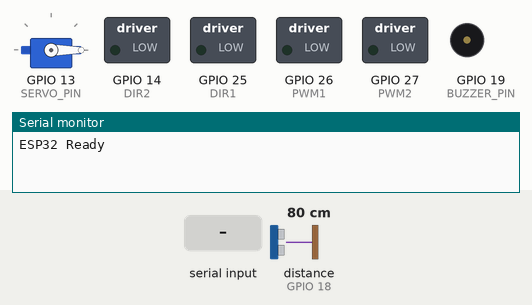
Recording of a sketch running on a simulated ESP32. Parts: servo, switched loads named in the sketch (green lamp = pin HIGH), buzzer (waves = sounding, pin HIGH), the last lines printed to the serial monitor. Wiring (inferred from the names in the program): ultrasonic range finder: trigger GPIO 5; echo GPIO 18; servo: signal GPIO 13. Inputs (shaded band) come from the test bench; at power-on: distance to the obstacle (sensor on GPIO 18) 80 cm. The echo pulse lasts 58.3 µs per cm; servo pulses on a pin are drawn as a servo (544–2400 µs = 0–180°); pins used as bus, display or sensor lines are not drawn.

Above: at 1.8 s.
1.9 s: distance to the obstacle (sensor on GPIO 18) set to 19 cm
3.4 s: distance to the obstacle (sensor on GPIO 18) set to 15 cm
At 3.66 s:
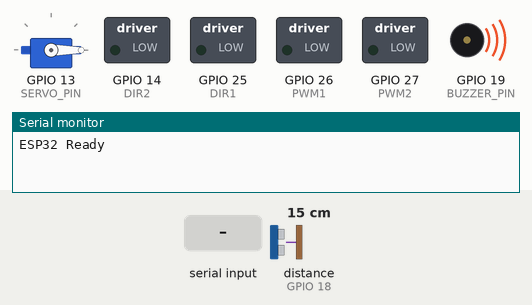
6.4 s: "B\n" received over Serial
At 6.73 s:
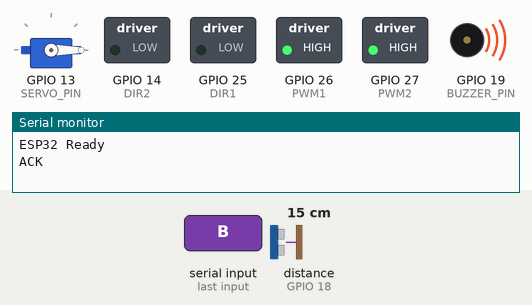
9.4 s: "L\n" received over the second serial link
At 9.6 s:
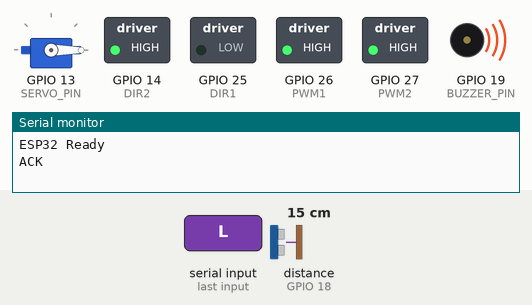
12.4 s: "F\n" received over Serial
At 12.66 s:
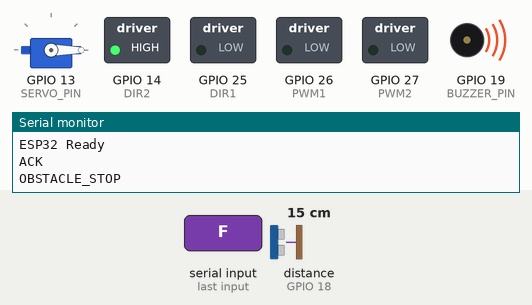
15.4 s: "T:90\n" received over the second serial link
At 15.8 s:
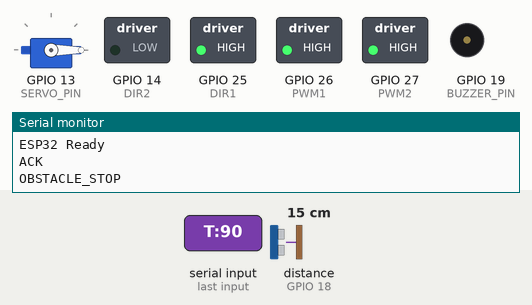
Timing chart, 0 to 19.4 s (numbered marks = the images above; inputs shaded):
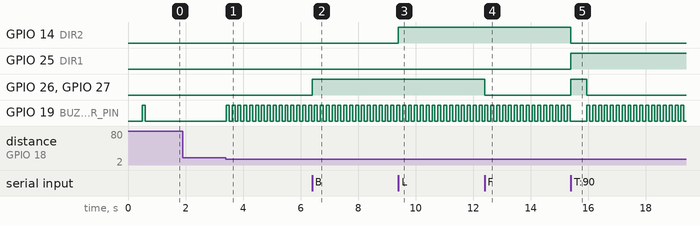

Measured:
- the behaviour switches between 17 and 16 cm on distance to the obstacle (sensor on GPIO 18) (found by bisection; images 0 and 1)
- after the input at 1.9 s, every drawn part: stays the same
- after the input at 3.4 s, GPIO 19 (BUZZER_PIN): alternates HIGH for 0.10 s and LOW for 0.10 s, starting at once
- after the input at 6.4 s, GPIO 26 (PWM1), GPIO 27 (PWM2): LOW → HIGH at once
- after the input at 9.4 s, GPIO 14 (DIR2): LOW → HIGH at once
- after the input at 12.4 s, GPIO 26 (PWM1), GPIO 27 (PWM2): HIGH → LOW at once
- after the input at 15.4 s, GPIO 14 (DIR2): HIGH → LOW at once; GPIO 25 (DIR1): LOW → HIGH at once; GPIO 26 (PWM1), GPIO 27 (PWM2): LOW → HIGH at once, → LOW 0.55 s later

The sketch:

bot_esp32.ino
```cpp
#include <Arduino.h>

// --- 1. PIN DEFINITIONS ---
#define RXD2 16
#define TXD2 17

#define DIR1 25 // Left Motor Direction
#define PWM1 26 // Left Motor ON/OFF
#define PWM2 27 // Right Motor ON/OFF
#define DIR2 14 // Right Motor Direction

#define TRIG_PIN 5
#define ECHO_PIN 18

#define SERVO_PIN 13
#define BUZZER_PIN 19

// --- 2. STATE & TUNING VARIABLES ---
bool wantToMoveForward = false;
bool isPausedByObstacle = false;
const int SAFE_DISTANCE_CM = 15;
int msPer90Deg = 550;     // Tune this for 90-degree turn radius/timing
int pulseDurationMs = 35; // Micro-pulse duration for visual centering

unsigned long lastSensorCheck = 0;
unsigned long lastBuzzToggle = 0;
bool buzzerState = false;

// --- 3. NATIVE SERVO CONTROL ---
void setServoAngle(int angle)
{
    angle = constrain(angle, 0, 180);
    int pulseWidth = map(angle, 0, 180, 500, 2400);
    for (int i = 0; i < 25; i++)
    {
        digitalWrite(SERVO_PIN, HIGH);
        delayMicroseconds(pulseWidth);
        digitalWrite(SERVO_PIN, LOW);
        delayMicroseconds(20000 - pulseWidth);
    }
}

// --- 4. ULTRASONIC DISTANCE ---
long getDistanceCm()
{
    digitalWrite(TRIG_PIN, LOW);
    delayMicroseconds(2);
    digitalWrite(TRIG_PIN, HIGH);
    delayMicroseconds(10);
    digitalWrite(TRIG_PIN, LOW);

    long duration = pulseIn(ECHO_PIN, HIGH, 25000);
    if (duration == 0)
        return 999;
    return duration * 0.034 / 2;
}

// --- 5. LOW-LEVEL MOTOR HARDWARE ---
void hardwareStop()
{
    digitalWrite(PWM1, LOW);
    digitalWrite(PWM2, LOW);
}

void hardwareForward()
{
    digitalWrite(DIR1, HIGH);
    digitalWrite(DIR2, HIGH);
    digitalWrite(PWM1, HIGH);
    digitalWrite(PWM2, HIGH);
}

void hardwareBackward()
{
    digitalWrite(DIR1, LOW);
    digitalWrite(DIR2, LOW);
    digitalWrite(PWM1, HIGH);
    digitalWrite(PWM2, HIGH);
}

void hardwareSpinLeft()
{
    digitalWrite(DIR1, LOW);
    digitalWrite(DIR2, HIGH);
    digitalWrite(PWM1, HIGH);
    digitalWrite(PWM2, HIGH);
}

void hardwareSpinRight()
{
    digitalWrite(DIR1, HIGH);
    digitalWrite(DIR2, LOW);
    digitalWrite(PWM1, HIGH);
    digitalWrite(PWM2, HIGH);
}

void beep(int times, int durationMs)
{
    for (int i = 0; i < times; i++)
    {
        digitalWrite(BUZZER_PIN, HIGH);
        delay(durationMs);
        digitalWrite(BUZZER_PIN, LOW);
        if (i < times - 1)
            delay(durationMs);
    }
}

// --- 6. COMMAND PROCESSOR ---
void processCommand(String cmd, Stream &port)
{
    cmd.trim();
    if (cmd.length() == 0)
        return;

    if (cmd == "F" || cmd == "FORWARD")
    {
        wantToMoveForward = true;
        long d = getDistanceCm();
        if (d > 0 && d <= SAFE_DISTANCE_CM)
        {
            isPausedByObstacle = true;
            hardwareStop();
            port.println("OBSTACLE_STOP");
        }
        else
        {
            isPausedByObstacle = false;
            hardwareForward();
            port.println("ACK");
        }
    }
    else if (cmd == "B" || cmd == "BACK")
    {
        wantToMoveForward = false;
        isPausedByObstacle = false;
        digitalWrite(BUZZER_PIN, LOW);
        hardwareBackward();
        port.println("ACK");
    }
    else if (cmd == "S" || cmd == "STOP")
    {
        wantToMoveForward = false;
        isPausedByObstacle = false;
        digitalWrite(BUZZER_PIN, LOW);
        hardwareStop();
        port.println("ACK");
    }
    else if (cmd == "L" || cmd == "LEFT")
    {
        wantToMoveForward = false;
        hardwareSpinLeft();
        port.println("ACK");
    }
    else if (cmd == "R" || cmd == "RIGHT")
    {
        wantToMoveForward = false;
        hardwareSpinRight();
        port.println("ACK");
    }
    else if (cmd == "PULSE_L")
    {
        wantToMoveForward = false;
        hardwareSpinLeft();
        delay(pulseDurationMs);
        hardwareStop();
        port.println("ACK");
    }
    else if (cmd == "PULSE_R")
    {
        wantToMoveForward = false;
        hardwareSpinRight();
        delay(pulseDurationMs);
        hardwareStop();
        port.println("ACK");
    }
    else if (cmd == "PULSE_F")
    {
        wantToMoveForward = false;
        hardwareForward();
        delay(45);
        hardwareStop();
        port.println("ACK");
    }
    else if (cmd == "PULSE_B")
    {
        wantToMoveForward = false;
        hardwareBackward();
        delay(45);
        hardwareStop();
        port.println("ACK");
    }
    else if (cmd.startsWith("T:"))
    {
        wantToMoveForward = false;
        int angle = cmd.substring(2).toInt();
        int duration = (abs(angle) * msPer90Deg) / 90;
        if (angle > 0)
            hardwareSpinRight();
        else if (angle < 0)
            hardwareSpinLeft();
        delay(duration);
        hardwareStop();
        port.println("ACK");
    }
    else if (cmd.startsWith("SET_TURN_MS:"))
    {
        msPer90Deg = cmd.substring(12).toInt();
        port.println("ACK");
    }
    else if (cmd == "OPEN")
    {
        wantToMoveForward = false;
        hardwareStop();
        beep(2, 100);
        setServoAngle(90);
        port.println("ACK");
    }
    else if (cmd == "CLOSE")
    {
        setServoAngle(0);
        port.println("ACK");
    }
    else if (cmd == "BEEP")
    {
        beep(1, 200);
        port.println("ACK");
    }
    else if (cmd == "DIST")
    {
        long d = getDistanceCm();
        port.print("DIST:");
        port.println(d);
    }
}

void setup()
{
    Serial.begin(115200);
    Serial2.begin(115200, SERIAL_8N1, RXD2, TXD2);

    pinMode(DIR1, OUTPUT);
    pinMode(PWM1, OUTPUT);
    pinMode(PWM2, OUTPUT);
    pinMode(DIR2, OUTPUT);
    hardwareStop();

    pinMode(TRIG_PIN, OUTPUT);
    pinMode(ECHO_PIN, INPUT);
    pinMode(SERVO_PIN, OUTPUT);
    pinMode(BUZZER_PIN, OUTPUT);
    digitalWrite(BUZZER_PIN, LOW);

    setServoAngle(0);
    beep(1, 100);
    Serial.println("ESP32 Ready");
    Serial2.println("ESP32_READY");
}

void loop()
{
    if (Serial2.available())
    {
        String piCmd = Serial2.readStringUntil('\n');
        processCommand(piCmd, Serial2);
    }
    if (Serial.available())
    {
        String usbCmd = Serial.readStringUntil('\n');
        processCommand(usbCmd, Serial);
    }

    // Check Ultrasonic Sensor every 50ms
    if (millis() - lastSensorCheck > 50)
    {
        lastSensorCheck = millis();
        long dist = getDistanceCm();

        // Obstacle detected (< 15cm)
        if (dist > 0 && dist <= SAFE_DISTANCE_CM)
        {
            if (wantToMoveForward && !isPausedByObstacle)
            {
                hardwareStop();
                isPausedByObstacle = true;
                Serial.println("OBSTACLE_STOP");
                Serial2.println("OBSTACLE_STOP");
            }
            // Continuous buzzing whenever anything is closer than 15cm
            if (millis() - lastBuzzToggle > 100)
            {
                lastBuzzToggle = millis();
                buzzerState = !buzzerState;
                digitalWrite(BUZZER_PIN, buzzerState ? HIGH : LOW);
            }
        }
        // Obstacle cleared (> 15cm)
        else
        {
            digitalWrite(BUZZER_PIN, LOW);
            buzzerState = false;
            if (wantToMoveForward && isPausedByObstacle)
            {
                isPausedByObstacle = false;
                hardwareForward();
                Serial.println("OBSTACLE_CLEAR");
                Serial2.println("OBSTACLE_CLEAR");
            }
        }
    }
}
```
